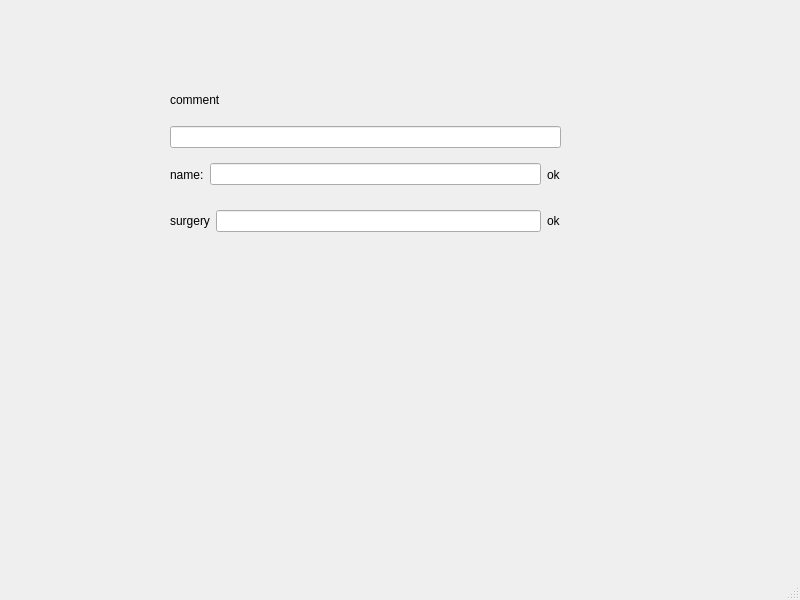
<?xml version="1.0" encoding="UTF-8"?>
<ui version="4.0">
 <class>MainWindow</class>
 <widget class="QMainWindow" name="MainWindow">
  <property name="geometry">
   <rect>
    <x>0</x>
    <y>0</y>
    <width>800</width>
    <height>600</height>
   </rect>
  </property>
  <property name="windowTitle">
   <string>MainWindow</string>
  </property>
  <widget class="QWidget" name="centralwidget">
   <widget class="QWidget" name="">
    <property name="geometry">
     <rect>
      <x>170</x>
      <y>80</y>
      <width>391</width>
      <height>161</height>
     </rect>
    </property>
    <layout class="QVBoxLayout" name="verticalLayout">
     <item>
      <widget class="QLabel" name="label">
       <property name="text">
        <string>comment</string>
       </property>
      </widget>
     </item>
     <item>
      <widget class="QLineEdit" name="lineEdit"/>
     </item>
     <item>
      <layout class="QHBoxLayout" name="horizontalLayout_2">
       <item>
        <widget class="QLabel" name="label_2">
         <property name="text">
          <string>name:</string>
         </property>
        </widget>
       </item>
       <item>
        <widget class="QLineEdit" name="lineEdit_2"/>
       </item>
       <item>
        <widget class="QLabel" name="label_3">
         <property name="text">
          <string>ok</string>
         </property>
        </widget>
       </item>
      </layout>
     </item>
     <item>
      <layout class="QHBoxLayout" name="horizontalLayout">
       <item>
        <widget class="QLabel" name="label_5">
         <property name="text">
          <string>surgery</string>
         </property>
        </widget>
       </item>
       <item>
        <widget class="QLineEdit" name="lineEdit_3"/>
       </item>
       <item>
        <widget class="QLabel" name="label_4">
         <property name="text">
          <string>ok</string>
         </property>
        </widget>
       </item>
      </layout>
     </item>
    </layout>
   </widget>
  </widget>
  <widget class="QMenuBar" name="menubar">
   <property name="geometry">
    <rect>
     <x>0</x>
     <y>0</y>
     <width>800</width>
     <height>19</height>
    </rect>
   </property>
  </widget>
  <widget class="QStatusBar" name="statusbar"/>
 </widget>
 <resources/>
 <connections/>
</ui>
